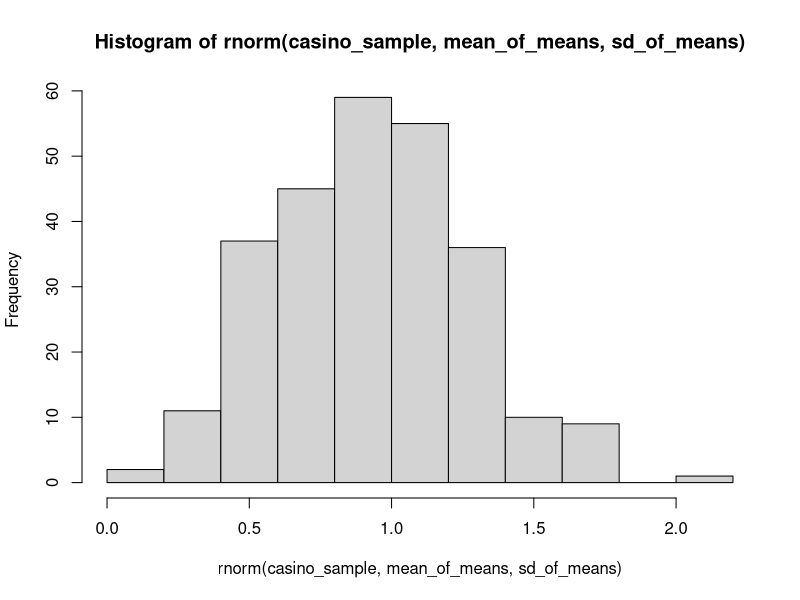

Write R code to recreate this figure.
mean_pros_dist <- function(probalities, values, n) {
  mean_of_probalities_distribution <- 0
  for (i in 1:n) {
    mean_of_probalities_distribution <- mean_of_probalities_distribution + (probalities[i] * values[i])
  }
  mean_of_probalities_distribution
}

sd_pros_dist <- function(probalities, values, n) {

  mean_pros_dist <- function(probalities, values) {
    mean_of_probalities_distribution <- 0
    for (i in 1:n) {
      mean_of_probalities_distribution <- mean_of_probalities_distribution + (probalities[i] * values[i])
    }
    mean_of_probalities_distribution
  }

  mean <- mean_pros_dist(probalities, values)
  sd_of_probalities_distribution <- 0
  for (i in 1:n) {
    sd_of_probalities_distribution <- sd_of_probalities_distribution +
      probalities[i] *
        (mean - values[i])^2
  }
  sd_of_probalities_distribution <- sqrt(sd_of_probalities_distribution)
  sd_of_probalities_distribution
}

#===================================== 5.24 =====================================
math_grade_probalities <- c(0.33, 0.33, 0.2, 0.12, 0.02)
math_grades <- c(4, 3, 2, 1, 0)

# a.
mean_pros_dist(math_grade_probalities, math_grades, 5)
sd_pros_dist(math_grade_probalities, math_grades, 5)

# b.
math_sample <- 25
mean_of_means <- mean_pros_dist(math_grade_probalities, math_grades, 5)
sd_of_means <- sd_pros_dist(math_grade_probalities, math_grades, 5) / sqrt(math_sample)
mean_of_means
sd_of_means

# c.
0.33 + 0.33

# d.
1 - pnorm(3, mean = mean_of_means, sd = sd_of_means)

#===================================== 5.26 =====================================
payoff_probalities <- c(0.947, 0.026)
payoff <- c(0, 35)

# a.
mean_pros_dist(payoff_probalities, payoff, 2)
sd_pros_dist(payoff_probalities, payoff, 2)

# c.
casino_sample <- 265
mean_of_means <- mean_pros_dist(payoff_probalities, payoff, 2)
sd_of_means <- sd_pros_dist(payoff_probalities, payoff, 2) / sqrt(casino_sample)
mean_of_means
sd_of_means

# d.
hist(rnorm(casino_sample, mean_of_means, sd_of_means))
1 - pnorm(1, mean = mean_of_means, sd = sd_of_means, lower.tail = TRUE)

#===================================== 5.77 =====================================
# b.
1 - pnorm(124, mean = 123, sd = 0.08)

#===================================== 5.78 =====================================
cricket_mean <- 2.13
cricket_sd <- 1.88

# a.
cricket_rounds <- 140
mean_of_means <- cricket_mean
sd_of_means <- cricket_sd / sqrt(cricket_rounds)
mean_of_means
sd_of_means

# b.
pnorm(2, mean = mean_of_means, sd = sd_of_means, lower.tail = TRUE)

#===================================== 6.15 =====================================
alumni_sample_size <- 500
alumni_sample_mean <- 8.6
sd_pop <- 2.2

